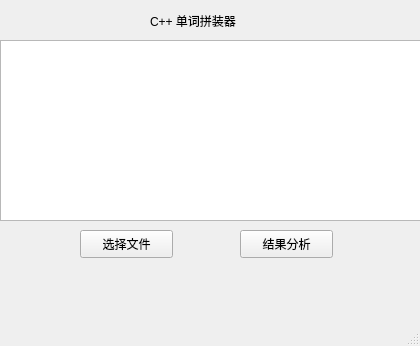
<?xml version="1.0" encoding="UTF-8"?>
<ui version="4.0">
 <class>MainWindow</class>
 <widget class="QMainWindow" name="MainWindow">
  <property name="geometry">
   <rect>
    <x>0</x>
    <y>0</y>
    <width>420</width>
    <height>346</height>
   </rect>
  </property>
  <property name="windowTitle">
   <string>MainWindow</string>
  </property>
  <widget class="QWidget" name="centralwidget">
   <widget class="QPushButton" name="loadFileButton">
    <property name="geometry">
     <rect>
      <x>80</x>
      <y>230</y>
      <width>93</width>
      <height>28</height>
     </rect>
    </property>
    <property name="text">
     <string>选择文件</string>
    </property>
   </widget>
   <widget class="QPushButton" name="analyseButton">
    <property name="geometry">
     <rect>
      <x>240</x>
      <y>230</y>
      <width>93</width>
      <height>28</height>
     </rect>
    </property>
    <property name="text">
     <string>结果分析</string>
    </property>
   </widget>
   <widget class="QTextEdit" name="outputTextEdit">
    <property name="geometry">
     <rect>
      <x>0</x>
      <y>40</y>
      <width>421</width>
      <height>181</height>
     </rect>
    </property>
   </widget>
   <widget class="QLabel" name="selectedFileLabel">
    <property name="geometry">
     <rect>
      <x>150</x>
      <y>10</y>
      <width>111</width>
      <height>21</height>
     </rect>
    </property>
    <property name="text">
     <string>C++ 单词拼装器</string>
    </property>
   </widget>
  </widget>
  <widget class="QMenuBar" name="menubar">
   <property name="geometry">
    <rect>
     <x>0</x>
     <y>0</y>
     <width>420</width>
     <height>26</height>
    </rect>
   </property>
  </widget>
  <widget class="QStatusBar" name="statusbar"/>
 </widget>
 <resources/>
 <connections>
  <connection>
   <sender>loadFileButton</sender>
   <signal>clicked()</signal>
   <receiver>MainWindow</receiver>
   <slot>chooseFile()</slot>
   <hints>
    <hint type="sourcelabel">
     <x>131</x>
     <y>272</y>
    </hint>
    <hint type="destinationlabel">
     <x>130</x>
     <y>298</y>
    </hint>
   </hints>
  </connection>
  <connection>
   <sender>analyseButton</sender>
   <signal>clicked()</signal>
   <receiver>MainWindow</receiver>
   <slot>ShowResult()</slot>
   <hints>
    <hint type="sourcelabel">
     <x>302</x>
     <y>268</y>
    </hint>
    <hint type="destinationlabel">
     <x>300</x>
     <y>306</y>
    </hint>
   </hints>
  </connection>
 </connections>
 <slots>
  <slot>chooseFile()</slot>
  <slot>ShowResult()</slot>
 </slots>
</ui>
